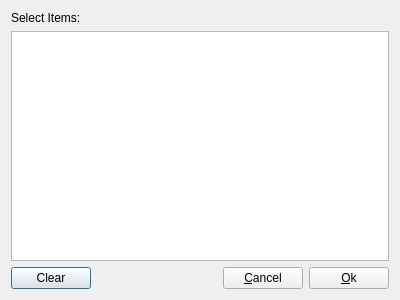
<?xml version="1.0" encoding="UTF-8"?>
<ui version="4.0">
 <class>MultiItemSelectionDialog</class>
 <widget class="QDialog" name="MultiItemSelectionDialog">
  <property name="geometry">
   <rect>
    <x>0</x>
    <y>0</y>
    <width>400</width>
    <height>300</height>
   </rect>
  </property>
  <property name="windowTitle">
   <string>Dialog</string>
  </property>
  <layout class="QVBoxLayout" name="verticalLayout">
   <item>
    <widget class="QLabel" name="label">
     <property name="text">
      <string>Select Items:</string>
     </property>
    </widget>
   </item>
   <item>
    <widget class="QListWidget" name="listWidget">
     <property name="selectionMode">
      <enum>QAbstractItemView::ExtendedSelection</enum>
     </property>
    </widget>
   </item>
   <item>
    <layout class="QHBoxLayout" name="horizontalLayout">
     <item>
      <widget class="QPushButton" name="pbClear">
       <property name="text">
        <string>Clear</string>
       </property>
      </widget>
     </item>
     <item>
      <spacer name="horizontalSpacer">
       <property name="orientation">
        <enum>Qt::Horizontal</enum>
       </property>
       <property name="sizeHint" stdset="0">
        <size>
         <width>40</width>
         <height>20</height>
        </size>
       </property>
      </spacer>
     </item>
     <item>
      <widget class="QPushButton" name="pbCancel">
       <property name="text">
        <string>&amp;Cancel</string>
       </property>
      </widget>
     </item>
     <item>
      <widget class="QPushButton" name="pbOk">
       <property name="text">
        <string>&amp;Ok</string>
       </property>
      </widget>
     </item>
    </layout>
   </item>
  </layout>
 </widget>
 <resources/>
 <connections>
  <connection>
   <sender>pbOk</sender>
   <signal>clicked()</signal>
   <receiver>MultiItemSelectionDialog</receiver>
   <slot>accept()</slot>
   <hints>
    <hint type="sourcelabel">
     <x>263</x>
     <y>275</y>
    </hint>
    <hint type="destinationlabel">
     <x>199</x>
     <y>149</y>
    </hint>
   </hints>
  </connection>
  <connection>
   <sender>pbCancel</sender>
   <signal>clicked()</signal>
   <receiver>MultiItemSelectionDialog</receiver>
   <slot>reject()</slot>
   <hints>
    <hint type="sourcelabel">
     <x>349</x>
     <y>275</y>
    </hint>
    <hint type="destinationlabel">
     <x>199</x>
     <y>149</y>
    </hint>
   </hints>
  </connection>
 </connections>
</ui>
